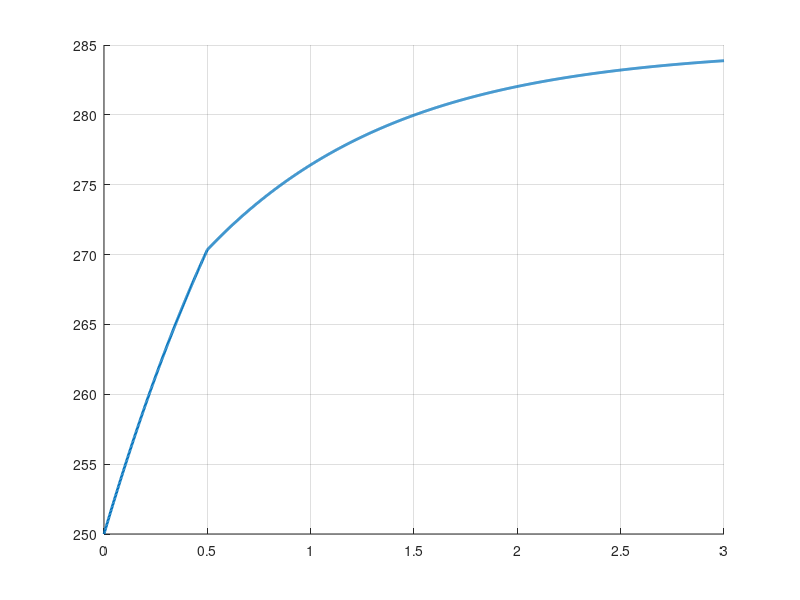

Recreate this plot in MATLAB. (Note: this script raises an error after producing the figure.)
function bloque3_escalon_dep
    % ----------------------------
    % Parámetros del modelo
    % ----------------------------
    r = 1.2;
    K = 300;
    alpha = 0.061;
    T = 3;
    dt = 0.002;
    x0 = 250;          % población inicial
    z0 = 0;            % antes del paso
    z1 = 1;            % después del paso
    t_step = 0.5;      % tiempo en el que ocurre el escalón

    % ----------------------------
    % Simulación del escalón
    % ----------------------------
    [t, x] = simular_paso_z(x0, z0, z1, t_step, r, K, alpha, T, dt);

    % ----------------------------
    % Gráfica
    % ----------------------------
    figure('Name','Respuesta a un escalón en número de gatos');
    hold on; grid on;
    plot(t, x, 'LineWidth', 2, 'DisplayName', 'NL paso 0→1 gato en 0.5 años');
    xline(t_step, 'k:', 'LineWidth', 1);
    xlabel('Tiempo [años]');
    ylabel('Población de chochines');
    title('Respuesta a un escalón de depredadores');
    legend('Location','best');
end

function [t, x] = simular_paso_z(x0, z0, z1, t_step, r, K, alpha, T, dt)
    N = floor(T / dt) + 1;
    t = linspace(0, T, N);
    x = zeros(1, N);
    x(1) = x0;
    for k = 1:N-1
        z = z0;
        if t(k) >= t_step
            z = z1;
        end
        dx = r * x(k) * (1 - x(k)/K) - alpha * z * x(k);
        x(k+1) = max(x(k) + dt * dx, 0);
    end
end
